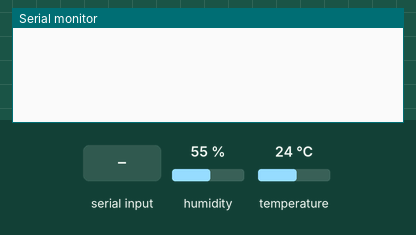
Bench run of a sketch on a simulated Arduino Mega 2560, built with avr-gcc and run on an emulated ATmega2560. Shown: the last lines printed to the serial monitor. The test bench sets the inputs (shaded band); at power-on: humidity 55 %, temperature 24 °C.

Above: at 1.2 s.
1.3 s: "RedLed_ON\n" received over the second serial link
At 3.0 s:
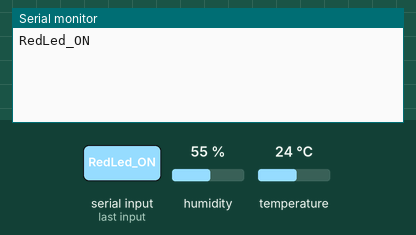
3.5 s: "RedLed_OFF\n" received over the second serial link
At 5.2 s:
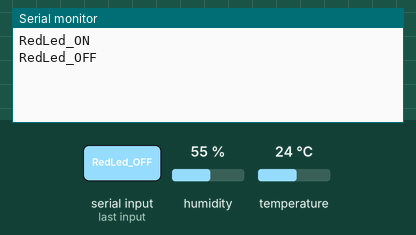
5.5 s: "1\n" received over the second serial link
At 6.6 s:
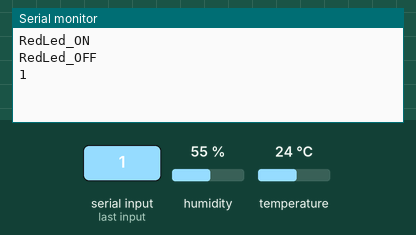

Measured:
- after the input at 1.3 s, the serial monitor: prints a new line after 0.75 s (image 1)
- after the input at 3.5 s, the serial monitor: prints a new line after 0.57 s (image 2)
- after the input at 5.5 s, the serial monitor: prints a new line after 0.60 s (image 3)

The sketch:

raspi_control.ino
```cpp
#include "DHT.h"

String component_componentStatus;

#define DHTPIN 21
#define DHTTYPE 11
DHT dht(DHTPIN,DHTTYPE);


#define LEDPINRED 1

#define rxPin 7 // Teensy pin 7 <--> HC-05 Tx
#define txPin 8 // Teensy pin 8 <--> HC-05 Rx


void setup() {
  // Setup serial for monitor
  Serial.begin(9600);

  pinMode(LEDPINRED, OUTPUT);
  pinMode(DHTPIN, INPUT);
  dht.begin();

  // Setup Serial1 for BlueTooth
  Serial1.begin(9600);
}

void loop() {

  float t = dht.readTemperature();
  Serial1.println(t);

  if(Serial1.available() > 0)
  { // Checks whether data is comming from the serial port

    component_componentStatus = Serial1.readStringUntil('\n');
    component_componentStatus.trim();
    Serial.println(component_componentStatus);

    if(component_componentStatus == "RedLed_ON")
    {
        digitalWrite(LEDPINRED, HIGH);
    }
    else if(component_componentStatus == "RedLed_OFF")
    {
        digitalWrite(LEDPINRED, LOW);
    }
  }
   delay(1000);
}
```
